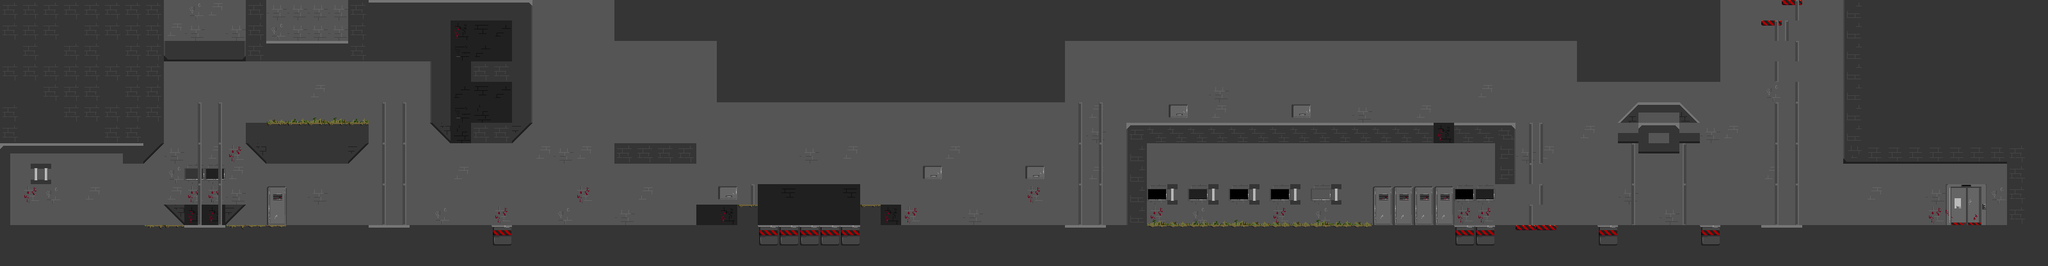

Rendered tile map (Tiled .tmx) drawn with the repository's tilesets; below, a short description and the map source with its tile grids summarised:
An orthogonal 100x13 tile map with 32x32 px tiles, 4 tile layers (Background, Mainground, ElevatorGround, TrapsGround) and 89 objects.

<map version="1.10" tiledversion="1.10.1" orientation="orthogonal" renderorder="right-down" width="100" height="13" tilewidth="32" tileheight="32" infinite="0" nextlayerid="14" nextobjectid="123">
 <tileset firstgid="1" source="tiles.tsx" />
 <layer id="2" name="Background" width="100" height="13">
  <data>[1300 cells, 718 non-empty, 8 distinct tile ids]</data>
 </layer>
 <layer id="1" name="Mainground" width="100" height="13">
  <data>[1300 cells, 727 non-empty, 48 distinct tile ids]</data>
 </layer>
 <layer id="3" name="ElevatorGround" width="100" height="13">
  <data>[1300 cells, 93 non-empty, 16 distinct tile ids]</data>
 </layer>
 <layer id="6" name="TrapsGround" width="100" height="13">
  <data>[1300 cells, 10 non-empty, 1 distinct tile ids]</data>
 </layer>
 <objectgroup id="4" name="Gound">
  <object id="2" x="1.33333" y="224" width="14" height="124.667" />
  <object id="5" x="16.6667" y="226.667" width="206.667" height="12" />
  <object id="6" x="193.333" y="241.333" width="30" height="12.6667" />
  <object id="7" x="224.667" y="226" width="30.6667" height="30.6667" />
  <object id="9" x="0.25" y="352" width="3198.42" height="57.3333" />
  <object id="11" x="384" y="192" width="192" height="64" />
  <object id="13" x="0" y="0" width="256" height="224" />
  <object id="14" x="256" y="0" width="448" height="96" />
  <object id="15" x="672" y="96" width="32" height="128" />
  <object id="17" x="800" y="0" width="32" height="192" />
  <object id="19" x="704" y="0" width="96" height="32" />
  <object id="20" x="960" y="224" width="128" height="32" />
  <object id="21" x="1152" y="320" width="32" height="32" />
  <object id="22" x="1344" y="320" width="32" height="32" />
  <object id="23" x="960" y="0" width="160" height="64" />
  <object id="24" x="1120" y="0" width="544" height="160" />
  <object id="25" x="1664" y="0" width="800" height="64" />
  <object id="26" x="2464" y="0" width="224" height="128" />
  <object id="28" x="2336" y="224" width="32" height="64" />
  <object id="29" x="1760" y="224" width="32" height="128" />
  <object id="30" x="2528" y="160" width="128" height="64" />
  <object id="31" x="2560" y="224" width="64" height="32" />
  <object id="32" x="2880" y="0" width="320" height="256" />
  <object id="33" x="3136" y="256" width="64" height="96" />
  <object id="88" x="1172.67" y="288.667" width="5.33333" height="29.6667" />
  <object id="101" x="2272" y="192" width="96" height="32" />
  <object id="103" x="1760" y="192" width="480" height="32" />
  <object id="118" x="768" y="192" width="64" height="32" />
  <object id="119" x="751.667" y="192.333" width="16.3333" height="31.6667" />
  <object id="120" x="768" y="96" width="32" height="32" />
  <object id="121" x="752" y="96.6667" width="16" height="31.3333" />
 </objectgroup>
 <objectgroup id="5" name="Traps" visible="0">
  <object id="34" x="768" y="320" width="32" height="32" />
  <object id="36" x="1184" y="320" width="32" height="32" />
  <object id="37" x="1216" y="320" width="32" height="32" />
  <object id="38" x="1248" y="320" width="32" height="32" />
  <object id="39" x="1280" y="320" width="32" height="32" />
  <object id="40" x="1312" y="320" width="32" height="32" />
  <object id="41" x="2272" y="320" width="32" height="32" />
  <object id="42" x="2304" y="320" width="32" height="32" />
  <object id="43" x="2496" y="320" width="32" height="32" />
  <object id="44" x="2656" y="320" width="32" height="32" />
 </objectgroup>
 <objectgroup id="7" name="Elevators">
  <object id="45" x="288" y="160" width="64" height="192" />
  <object id="46" x="576" y="160" width="64" height="192" />
  <object id="47" x="1664" y="160" width="64" height="192" />
  <object id="48" x="2752" y="160" width="64" height="192" />
 </objectgroup>
 <objectgroup id="8" name="Slime">
  <object id="53" x="992" y="192" width="32" height="32" />
  <object id="54" x="1056" y="192" width="32" height="32" />
  <object id="55" x="1856" y="320" width="32" height="32" />
  <object id="56" x="1920" y="320" width="32" height="32" />
  <object id="57" x="1984" y="320" width="32" height="32" />
  <object id="58" x="2048" y="320" width="32" height="32" />
  <object id="59" x="1792" y="320" width="32" height="32" />
  <object id="60" x="2112" y="320" width="32" height="32" />
  <object id="61" x="448" y="320" width="32" height="32" />
  <object id="62" x="480" y="160" width="32" height="32" />
  <object id="63" x="416" y="160" width="32" height="32" />
  <object id="109" x="800" y="320" width="32" height="32" />
 </objectgroup>
 <objectgroup id="12" name="Potions" visible="0">
  <object id="89" x="2144" y="288" width="32" height="64" />
  <object id="90" x="2176" y="288" width="32" height="64" />
  <object id="91" x="2208" y="288" width="32" height="64" />
  <object id="92" x="2240" y="288" width="32" height="64" />
  <object id="93" x="1824" y="160" width="32" height="32" />
  <object id="94" x="2016" y="160" width="32" height="32" />
  <object id="95" x="1440" y="256" width="32" height="32" />
  <object id="96" x="1600" y="256" width="32" height="32" />
  <object id="97" x="1120" y="288" width="32" height="32" />
  <object id="98" x="416" y="288" width="32" height="64" />
 </objectgroup>
 <objectgroup id="9" name="Dogs">
  <object id="65" x="1920" y="160" width="32" height="32" />
  <object id="66" x="2080" y="160" width="32" height="32" />
  <object id="69" x="1600" y="320" width="32" height="32" />
  <object id="70" x="992" y="320" width="32" height="32" />
  <object id="71" x="544" y="160" width="32" height="32" />
  <object id="72" x="2592" y="320" width="32" height="32" />
  <object id="73" x="2688" y="320" width="32" height="32" />
  <object id="74" x="3104" y="320" width="32" height="32" />
  <object id="110" x="736" y="160" width="32" height="32" />
  <object id="111" x="768" y="64" width="32" height="32" />
  <object id="116" x="2976" y="320" width="32" height="32" />
  <object id="117" x="3008" y="320" width="32" height="32" />
 </objectgroup>
 <objectgroup id="11" name="Turrel">
  <object id="76" x="1088" y="320" width="32" height="32" />
  <object id="77" x="1344" y="288" width="32" height="32" />
  <object id="79" x="1472" y="320" width="32" height="32" />
  <object id="80" x="1376" y="320" width="32" height="32" />
  <object id="83" x="2432" y="320" width="32" height="32" />
  <object id="84" x="2560" y="320" width="32" height="32" />
  <object id="114" x="3008" y="320" width="32" height="32" />
  <object id="115" x="2976" y="320" width="32" height="32" />
 </objectgroup>
 <objectgroup id="10" name="Player">
  <object id="75" x="64" y="320" width="32" height="32" />
 </objectgroup>
 <objectgroup id="13" name="LevelEnder">
  <object id="112" x="3040" y="288" width="64" height="64" />
 </objectgroup>
</map>